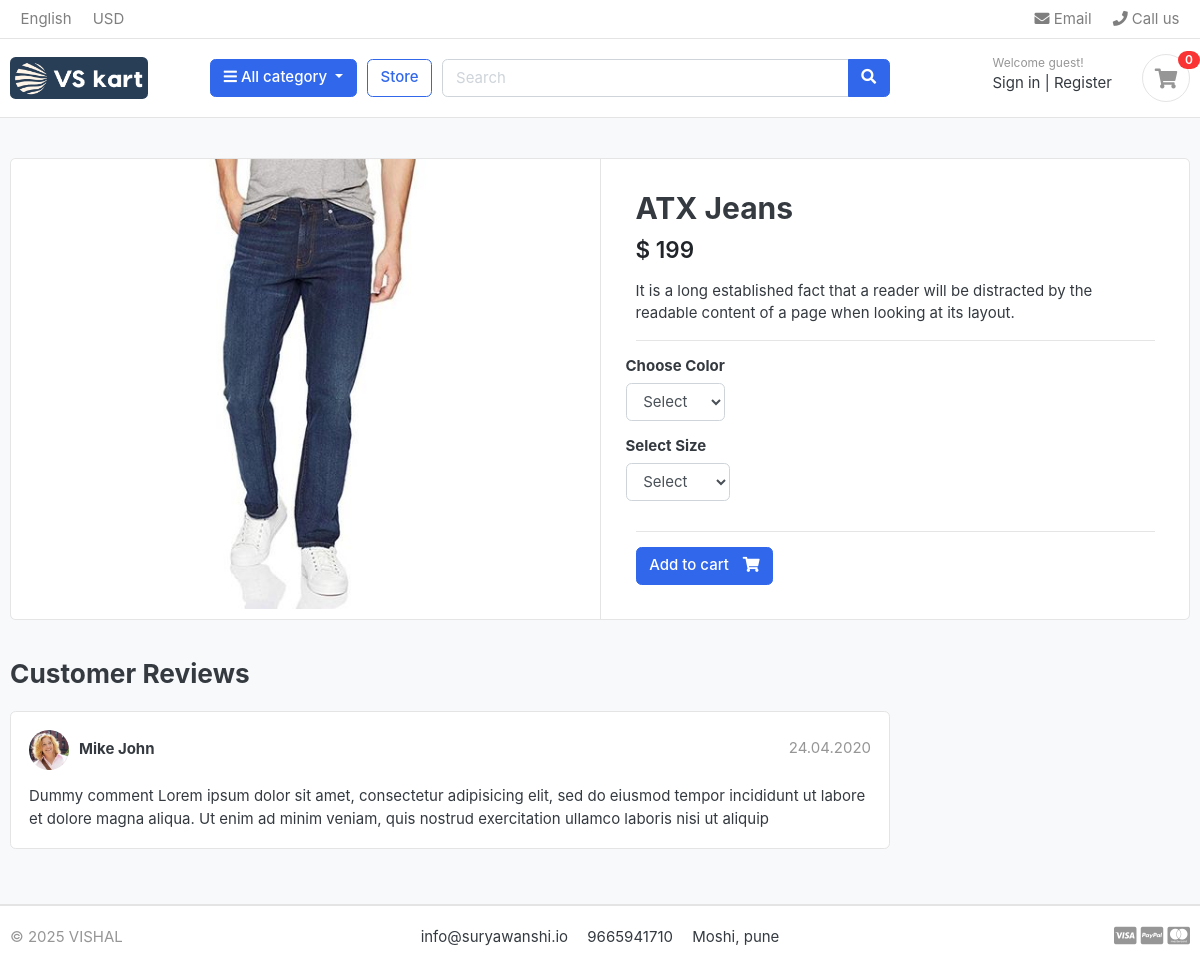
/store/category/jeans/atx-jeans/, run on the app's committed database.
### store/models.py (models this page shows, shortened)
class Products(models.Model):
  product_name = models.CharField(max_length=200 , unique=True)
  slug = models.SlugField(max_length=200 , unique=True)
  description = models.TextField(max_length=500 , blank=True)
  price = models.IntegerField()
  image = models.ImageField(upload_to='photos/products')
  stock = models.IntegerField()
  is_available = models.BooleanField(default=True)
  category = models.ForeignKey('category.Category', on_delete=models.CASCADE)
  created_date = models.DateTimeField(auto_now_add=True)
  modified_date = models.DateTimeField(auto_now=True)

### store/views.py (the view)
# urls.py: path('category/<slug:category_slug>/<slug:product_slug>/', views.product_detail, name='product_detail'),
def product_detail(request, category_slug, product_slug):
    try:
        single_product = Products.objects.get(category__slug=category_slug, slug=product_slug)
    except Exception as e:
        raise e
    context = {
        'single_product' : single_product ,
    }
    return render(request, 'store/product_detail.html',context)

### carts/context_processors.py (called while the page is built)
def counter(request):
    if 'admin' in request.path:
        return {}
    else:
        try:
            cart_count = 0
            cart = Cart.objects.filter(cart_id=_Cart_id(request))
            cart_items = CartItem.objects.all().filter(cart=cart[:1])
            for cart_item in cart_items:
                cart_count += cart_item.quantity
        except Cart.DoesNotExist:
            cart_count = 0
    return dict(cart_count=cart_count)

### carts/views.py (called while the page is built)
def _Cart_id(request):
    cart = request.session.session_key
    if not cart:
        cart = request.session.create()
    return cart

### category/context_processors.py (called while the page is built)
def menu_links(request):
    links = Category.objects.all()
    return dict(links = links)

### category/models.py (called while the page is built)
    def get_url(self):
        return reverse('products_by_category',args=[self.slug])

### store/models.py (called while the page is built)
  def colors(self):
    return super(VariationManager,self).filter(variation_category = 'color',is_active = True)

  def sizes(self):
    return super(VariationManager,self).filter(variation_category = 'size',is_active =True)

### templates/store/product_detail.html (shortened to what this page needs)
{% extends 'base.html' %} {% load static %} {% block content %}
<section class="section-content padding-y bg">
  <div class="container">
    <div class="card">
      <div class="row no-gutters">
        <aside class="col-md-6">
          <article class="gallery-wrap">
            <div class="img-big-wrap">
              <a href="#"><img src="{{ single_product.image.url }}" /></a>
            </div>
          </article>
        </aside>
        <main class="col-md-6 border-left">
          <form action="{% url 'add_cart' single_product.id %}" method="POST">
            <article class="content-body">
              <h2 class="title">{{ single_product.product_name }}</h2>
              <div class="mb-3">
                <var class="price h4">$ {{ single_product.price }}</var>
              </div>
              <p>{{ single_product.description }}</p>
              <hr />
              <div class="row">
                <div class="item-option-select">
                  <h6>Choose Color</h6>
                  <select name="color" class="form-control" required>
                    <option value="" disabled selected >Select</option>
                  </select>
                </div>
              </div>
              <div class="row">
                <div class="item-option-select">
                  <h6>Select Size</h6>
                  <select name="size" class="form-control" required>
                    <option value="" disabled selected >Select</option>
                  </select>
                </div>
              </div>
              <hr />
              {% if single_product.stock <= 0 %}
              <h5 class="text-danger">Out of Stock 😓</h5>
              {% else %}
              <button type="submit" class="btn btn-primary">
                <span class="text">Add to cart</span>
                <i class="fas fa-shopping-cart"></i>
              </button>
              {% endif %}
            </article>
          </form>
        </main>
      </div>
    </div>
    <br />
    <div class="row">
      <div class="col-md-9">
        <header class="section-heading">
          <h3>Customer Reviews</h3>
        </header>
        <article class="box mb-3">
          <div class="icontext w-100">
            <img
              src="{% static './images/avatars/avatar1.jpg' %}"
              class="img-xs icon rounded-circle"
            />
            <div class="text">
              <span class="date text-muted float-md-right">24.04.2020 </span>
              <h6 class="mb-1">Mike John</h6>
            </div>
          </div>
          <div class="mt-3">
            <p>
              Dummy comment Lorem ipsum dolor sit amet, consectetur adipisicing
              elit, sed do eiusmod tempor incididunt ut labore et dolore magna
              aliqua. Ut enim ad minim veniam, quis nostrud exercitation ullamco
              laboris nisi ut aliquip
            </p>
          </div>
        </article>
      </div>
    </div>
  </div>
</section>
{% endblock %}

### static/css/ui.css (style rules this page uses)
html { font-family: "Inter", sans-serif; font-size: 15px; }
.content-body { flex: 1 1 auto; padding: 2rem 2.3rem; }
.img-xs, .img-sm, .img-md, .img-lg { -o-object-fit: cover; object-fit: cover; flex-shrink: 0; flex-grow: 0; }
.img-xs { width: 40px; height: 40px; }
.padding-y { padding-top: 40px; padding-bottom: 40px; }
var { font-style: normal; }
article:after, .form-group:after { display: block; clear: both; content: ""; }
.bg { background-color: #f8f9fa; }
.section-heading { margin-bottom: 20px; margin-top: 15px; }
p:last-child { margin-bottom: 0; }
.btn .text + i { margin-left: 10px; }
.icontext { display: inline-flex; align-items: center; vertical-align: middle; }
.icontext .text { width: 100%; line-height: 1.2; }
.icontext .icon { position: relative; margin-right: 10px; flex-shrink: 0; flex-grow: 0; }
.price { font-weight: 600; color: #212529; }
.box { padding: 18px; background: #fff; border-radius: 0.37rem; border: 1px solid #e4e4e4; }
.box img { max-width: 100%; }
.gallery-wrap .img-big-wrap { margin-bottom: 10px; border-radius: 0.37rem; overflow: hidden; background-color: #fff; }
.gallery-wrap .img-big-wrap a { text-align: center; display: block; }
.gallery-wrap .img-big-wrap img { height: 450px; width: auto; display: inline-block; }
.item-option-select { margin-bottom: 1rem; display: inline-block; margin-right: 15px; }

### data on the page
Products: image (picture), product_name "ATX Jeans", price "199", description "It is a long established fact that a reader will be distracted by the readable content of a page when looking at its layout."

### other printed values
{{ cart_count }} "0"
